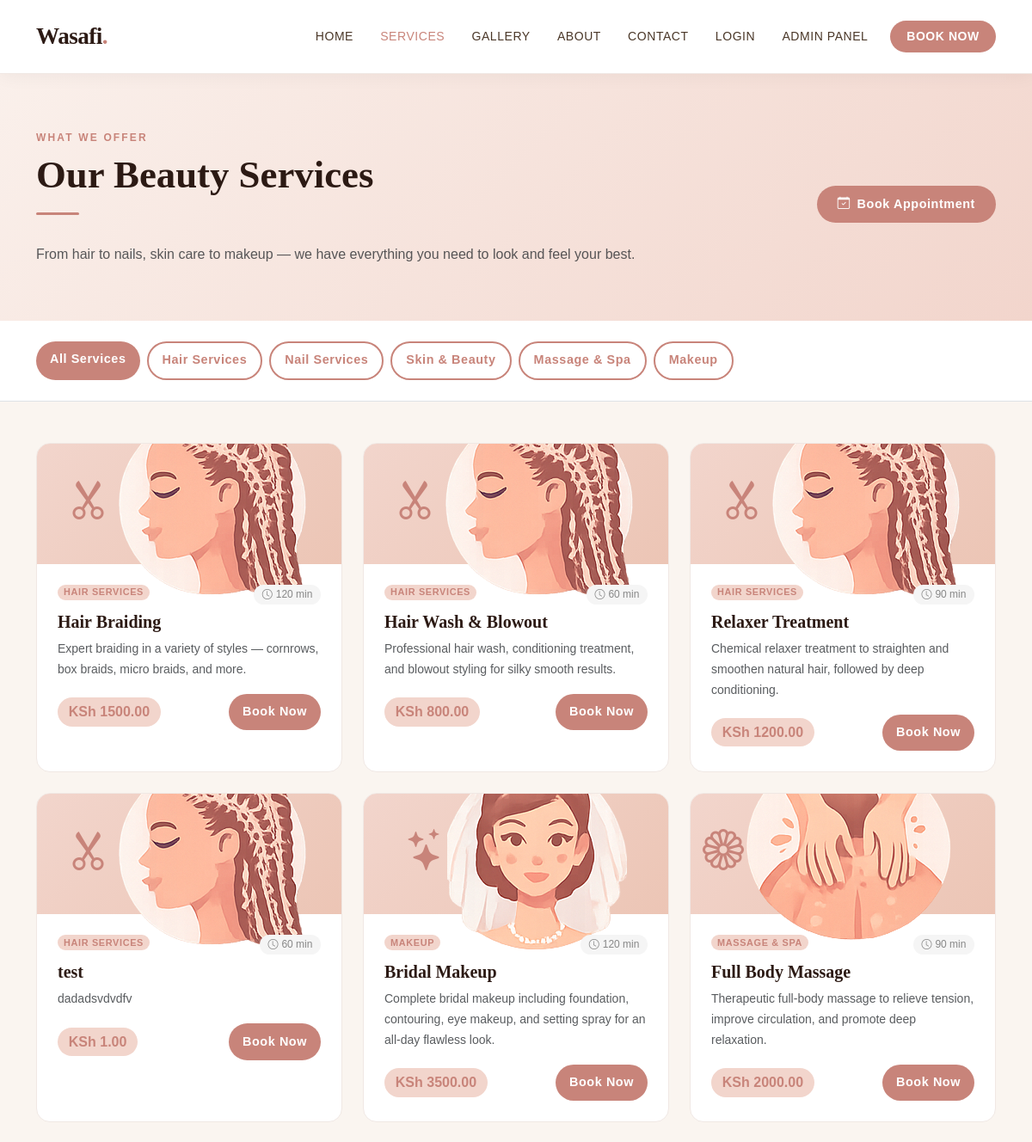
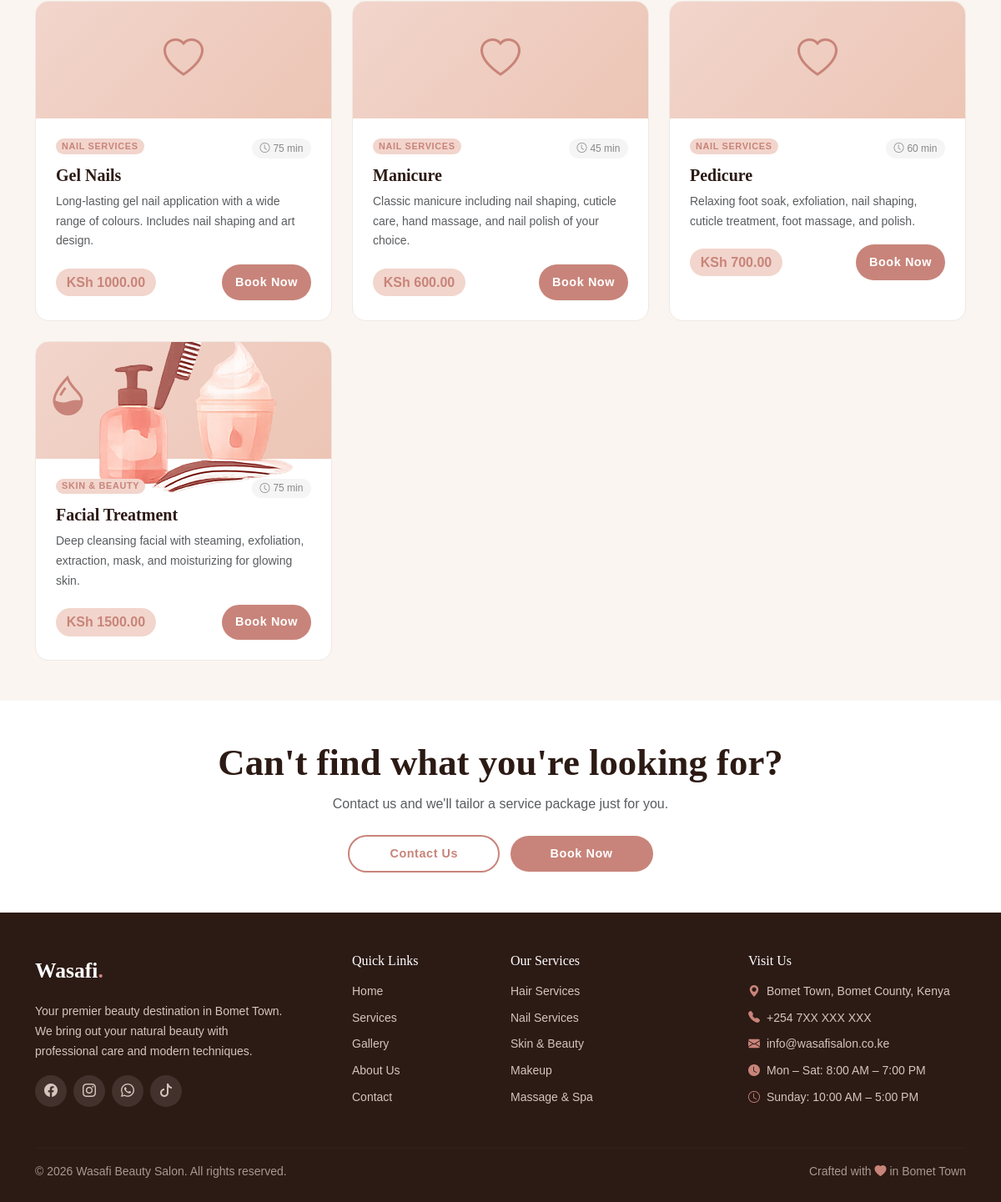
Page /services/ on the committed database (2 pictures, top to bottom).
### appointments/models.py (models this page shows, shortened)
class Service(models.Model):
    CATEGORY_CHOICES = [
        ('hair', 'Hair Services'),
        ('nails', 'Nail Services'),
        ('skin', 'Skin & Beauty'),
        ('massage', 'Massage & Spa'),
        ('makeup', 'Makeup'),
    ]
    name = models.CharField(max_length=150)
    category = models.CharField(max_length=30, choices=CATEGORY_CHOICES, default='hair')
    description = models.TextField()
    price = models.DecimalField(max_digits=8, decimal_places=2)
    duration_minutes = models.PositiveIntegerField(default=60, help_text="Duration in minutes")
    image = models.ImageField(upload_to='services/', blank=True, null=True)
    is_active = models.BooleanField(default=True)
    created_at = models.DateTimeField(auto_now_add=True)
    class Meta:
        ordering = ['category', 'name']

### appointments/views.py (the view)
# urls.py: path('services/', views.services_list, name='services'),
def services_list(request):
    category = request.GET.get('category', '')
    services = Service.objects.filter(is_active=True)
    if category:
        services = services.filter(category=category)
    categories = Service.CATEGORY_CHOICES
    context = {'services': services, 'categories': categories, 'active_category': category}
    return render(request, 'appointments/services.html', context)

### appointments/templates/appointments/services.html (shortened to what this page needs)
{% extends 'appointments/base.html' %}
{% block content %}
{%load static %}
<section class="page-hero">
  <div class="container">
    <div class="row align-items-center">
      <div class="col-lg-8">
        <span class="section-label">What We Offer</span>
        <h1 class="section-title">Our Beauty Services</h1>
        <div class="divider-rose"></div>
        <p class="text-muted">From hair to nails, skin care to makeup — we have everything you need to look and feel your best.</p>
      </div>
      <div class="col-lg-4 text-lg-end mt-3 mt-lg-0">
        <a href="{% url 'book_appointment' %}" class="btn btn-wasafi px-4">
          <i class="bi bi-calendar-check me-2"></i>Book Appointment
        </a>
      </div>
    </div>
  </div>
</section>
<section class="py-4 bg-white border-bottom">
  <div class="container">
    <div class="d-flex flex-wrap gap-2">
      <a href="{% url 'services' %}"
         class="btn btn-sm rounded-pill px-3 {% if not active_category %}btn-wasafi{% else %}btn-wasafi-outline{% endif %}">
        All Services
      </a>
      {% for value, label in categories %}
      <a href="{% url 'services' %}?category={{ value }}"
         class="btn btn-sm rounded-pill px-3 {% if active_category == value %}btn-wasafi{% else %}btn-wasafi-outline{% endif %}">
        {{ label }}
      </a>
      {% endfor %}
    </div>
  </div>
</section>
<section class="py-5" style="background:var(--wasafi-cream)">
  <div class="container">
    <div class="row g-4">
      {% for service in services %}
      <div class="col-lg-4 col-md-6">
        <div class="card service-card h-100">
          {% if service.image %}
            <img src="{{ service.image.url }}" class="card-img-top" alt="{{ service.name }}" style="height:200px;object-fit:cover">
          {% else %}
            <div style="height:140px;background:linear-gradient(135deg,var(--wasafi-blush),#ecc5b5);display:flex;align-items:center;justify-content:center;font-size:3rem;color:var(--wasafi-rose)">
              {% if service.category == 'hair' %}<i class="bi bi-scissors"><img src="{%static 'images/hairBraiding.png'%}" alt=""></i>
              {% elif service.category == 'nails' %}<i class="bi bi-heart"></i>
              {% elif service.category == 'skin' %}<i class="bi bi-droplet-half"><img src="{%static 'images/Relaxer Treatments.png'%}" alt=""></i>
              {% elif service.category == 'massage' %}<i class="bi bi-flower1"><img src="{%static 'images/message.png'%}" alt=""></i>
              {% elif service.category == 'makeup' %}<i class="bi bi-stars"><img src="{%static 'images/bridalmecap.png'%}" alt=""></i>
              {% else %}<i class="bi bi-gem"><img src="{%static 'images/Blow.png'%}" alt=""></i>{% endif %}
            </div>
          {% endif %}
          <div class="card-body p-4">
            <div class="d-flex justify-content-between align-items-start mb-2">
              <span class="badge rounded-pill text-uppercase" style="font-size:.68rem;letter-spacing:.06em;background:var(--wasafi-blush);color:var(--wasafi-rose)">
                {{ service.get_category_display }}
              </span>
              <span class="duration-tag"><i class="bi bi-clock me-1"></i>{{ service.duration_minutes }} min</span>
            </div>
            <h5 class="mb-2">{{ service.name }}</h5>
            <p class="text-muted small mb-3">{{ service.description }}</p>
            <div class="d-flex justify-content-between align-items-center">
              <span class="price-badge fs-6">KSh {{ service.price }}</span>
              <a href="{% url 'book_appointment' %}?service={{ service.pk }}" class="btn btn-wasafi btn-sm px-3">
                Book Now
              </a>
            </div>
          </div>
        </div>
      </div>
      {% endfor %}
    </div>
  </div>
</section>
<section class="py-5 bg-white text-center">
  <div class="container">
    <h4 class="section-title mb-2">Can't find what you're looking for?</h4>
    <p class="text-muted mb-4">Contact us and we'll tailor a service package just for you.</p>
    <a href="{% url 'contact' %}" class="btn btn-wasafi-outline px-5 me-2">Contact Us</a>
    <a href="{% url 'book_appointment' %}" class="btn btn-wasafi px-5">Book Now</a>
  </div>
</section>
{% endblock %}

### appointments/templates/appointments/base.html (style rules this page uses)
:root { --wasafi-rose: #C8847A; --wasafi-blush: #F2D5CC; --wasafi-cream: #FAF5F0; --wasafi-gold: #B8914A; --wasafi-dark: #2C1A14; --wasafi-charcoal: #4A3728; --wasafi-light: #FEF9F6; --font-display: 'Cormorant Garamond', Georgia, serif; --font-body: 'DM Sans', sans-serif; }
* { box-sizing: border-box; }
body { font-family: var(--font-body); background-color: var(--wasafi-light); color: var(--wasafi-dark); line-height: 1.7; }
h1, h2, h3, h4, h5 { font-family: var(--font-display); color: var(--wasafi-dark); font-weight: 600; }
.btn-wasafi { background: var(--wasafi-rose); color: #fff; border: none; border-radius: 30px; padding: .65rem 1.8rem; font-weight: 600; font-size: .9rem; letter-spacing: .04em; transition: background .2s, transform .15s, box-shadow .2s; }
.btn-wasafi-outline { background: transparent; color: var(--wasafi-rose); border: 2px solid var(--wasafi-rose); border-radius: 30px; padding: .6rem 1.7rem; font-weight: 600; font-size: .9rem; letter-spacing: .04em; transition: all .2s; }
.section-label { font-size: .75rem; font-weight: 600; letter-spacing: .18em; text-transform: uppercase; color: var(--wasafi-rose); display: block; margin-bottom: .4rem; }
.section-title { font-family: var(--font-display); font-size: clamp(1.9rem, 4vw, 2.8rem); font-weight: 700; color: var(--wasafi-dark); line-height: 1.2; }
.divider-rose { width: 50px; height: 3px; background: var(--wasafi-rose); border-radius: 2px; margin: 1rem 0 2rem; }
.card { border: 1px solid #f0e8e4; border-radius: 16px; overflow: hidden; transition: transform .25s, box-shadow .25s; }
.price-badge { background: var(--wasafi-blush); color: var(--wasafi-rose); font-weight: 700; border-radius: 20px; padding: .2rem .8rem; font-size: .9rem; }
.page-hero { background: linear-gradient(135deg, #FAF0EB 0%, #F2D5CC 100%); padding: 4rem 0 3rem; }
.duration-tag { font-size: .75rem; color: #888; background: #f5f5f5; border-radius: 12px; padding: .1rem .6rem; }

### rows in the picture
Service: category "HAIR SERVICES", duration_minutes "120", name "Hair Braiding", description "Expert braiding in a variety of styles — cornrows, box braids, micro braids, and more.", price "1500.00"
Service: category "HAIR SERVICES", duration_minutes "60", name "Hair Wash & Blowout", description "Professional hair wash, conditioning treatment, and blowout styling for silky smooth results.", price "800.00"
Service: category "HAIR SERVICES", duration_minutes "90", name "Relaxer Treatment", description "Chemical relaxer treatment to straighten and smoothen natural hair, followed by deep conditioning.", price "1200.00"
Service: category "HAIR SERVICES", duration_minutes "60", name "test", description "dadadsvdvdfv", price "1.00"
Service: category "MAKEUP", duration_minutes "120", name "Bridal Makeup", description "Complete bridal makeup including foundation, contouring, eye makeup, and setting spray for an all-day flawless look.", price "3500.00"
Service: category "MASSAGE & SPA", duration_minutes "90", name "Full Body Massage", description "Therapeutic full-body massage to relieve tension, improve circulation, and promote deep relaxation.", price "2000.00"
Service: category "NAIL SERVICES", duration_minutes "75", name "Gel Nails", description "Long-lasting gel nail application with a wide range of colours. Includes nail shaping and art design.", price "1000.00"
Service: category "NAIL SERVICES", duration_minutes "45", name "Manicure", description "Classic manicure including nail shaping, cuticle care, hand massage, and nail polish of your choice.", price "600.00"
Service: category "NAIL SERVICES", duration_minutes "60", name "Pedicure", description "Relaxing foot soak, exfoliation, nail shaping, cuticle treatment, foot massage, and polish.", price "700.00"
Service: category "SKIN & BEAUTY", duration_minutes "75", name "Facial Treatment", description "Deep cleansing facial with steaming, exfoliation, extraction, mask, and moisturizing for glowing skin.", price "1500.00"

### other values in the picture
{{ label }} "Hair Services" "Nail Services" "Skin & Beauty" "Massage & Spa" "Makeup"
